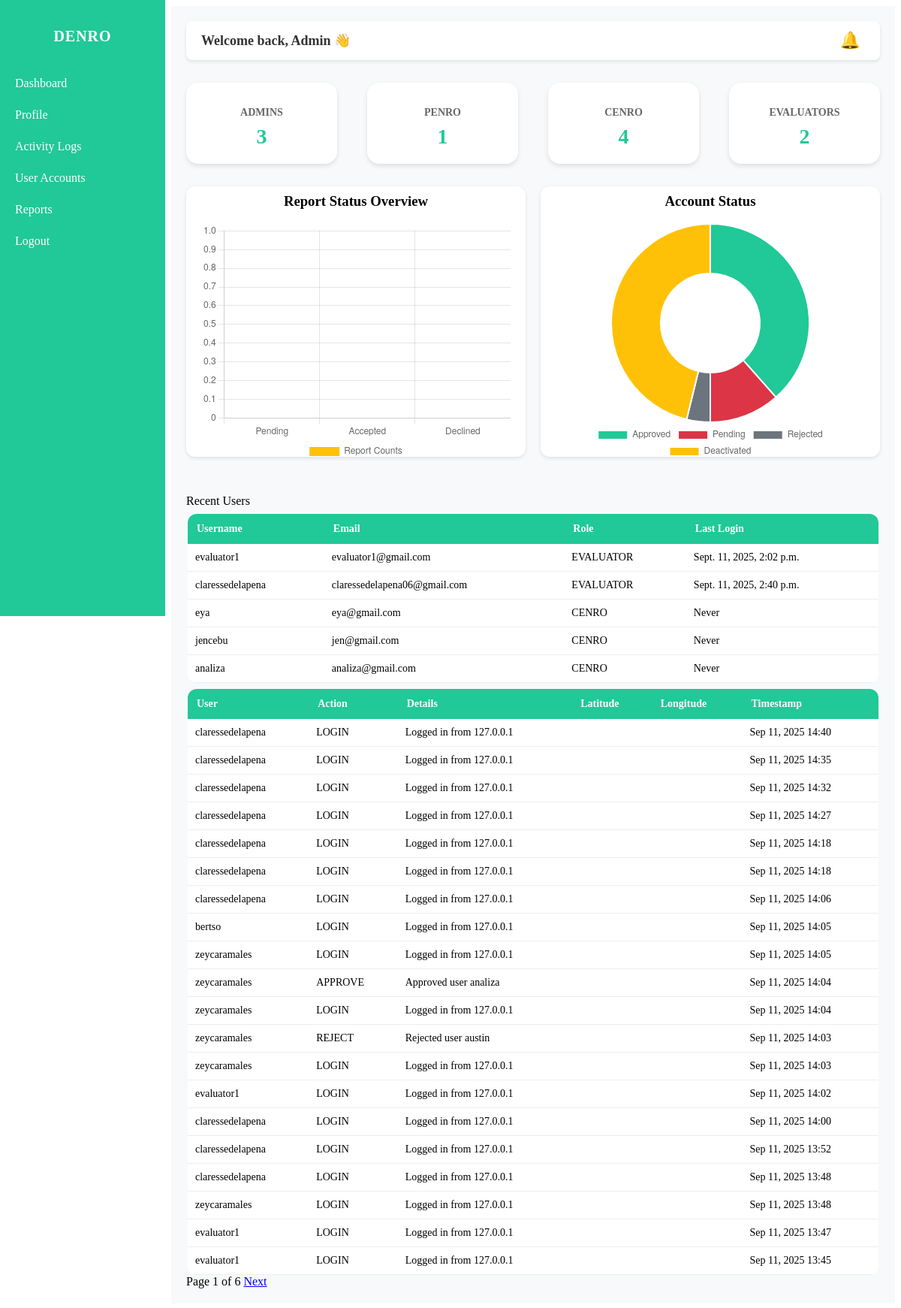
The page /custom-admin/dashboard/ (signed in) on the database as committed earlier.
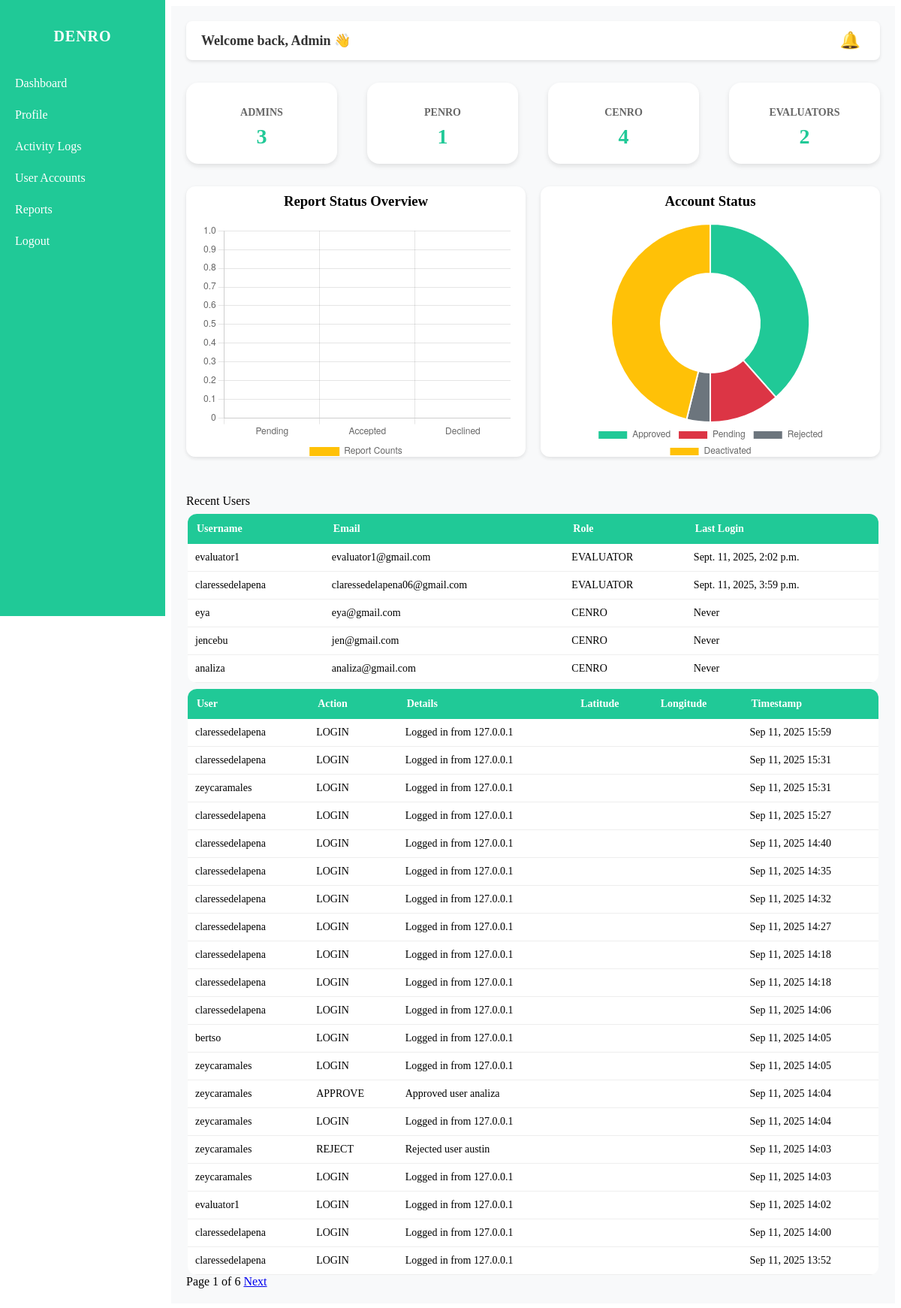
The same page on the database as committed later.
### DENRO/models.py (models this page shows, shortened)
class User(AbstractUser):
    class RoleChoices(models.TextChoices):
        SUPER_ADMIN = "SUPER_ADMIN", "Super Admin"
        ADMIN = "ADMIN", "Admin"
        PENRO = "PENRO", "PENRO"
        CENRO = "CENRO", "CENRO"
        EVALUATOR = "EVALUATOR", "Evaluator"
    email = models.EmailField()
    role = models.CharField(
        max_length=20, choices=RoleChoices.choices, default=RoleChoices.ADMIN
    )
    is_approved = models.BooleanField(default=False)
    is_rejected = models.BooleanField(default=False)
    is_deactivated = models.BooleanField(default=False)
    gender = models.CharField(max_length=10, choices=[('Male', 'Male'), ('Female', 'Female')], blank=True, null=True)
    phone_number = models.CharField(max_length=20, blank=True, null=True)
    region = models.CharField(max_length=100, blank=True, null=True)
    profile_pic = models.CharField(max_length=255, blank=True, null=True)
    id_number = models.CharField(max_length=50, blank=True, null=True, unique=True)

class ActivityLog(models.Model):
    user        = models.ForeignKey(
        settings.AUTH_USER_MODEL,              # ✅ use the string via settings
        on_delete=models.SET_NULL,
        null=True, blank=True,
        related_name="activity_logs",
    )
    action      = models.CharField(max_length=16, choices=ActivityAction.choices)
    details     = models.TextField(blank=True, null=True)
    ip_address  = models.GenericIPAddressField(blank=True, null=True)
    created_at  = models.DateTimeField(auto_now_add=True)
    class Meta:
        ordering = ["-created_at"]
        indexes = [
            models.Index(fields=["-created_at"]),
            models.Index(fields=["action"]),
            models.Index(fields=["user"]),
        ]

### DENRO/views.py (the view)
# urls.py: path("custom-admin/dashboard/", views.admin_dashboard, name="admin_dashboard"),
@login_required
def admin_dashboard(request):
    stats = get_dashboard_stats()
    users = get_recent_users()
    notifications, unread_count = get_unread_notifications(request)
    logs_qs = ActivityLog.objects.all().select_related("user").order_by("-created_at")
    q = request.GET.get("q")
    role = request.GET.get("role")
    action = request.GET.get("action")
    dfrom = request.GET.get("from")
    dto = request.GET.get("to")
    if q:
        logs_qs = logs_qs.filter(
            Q(user__username__icontains=q) | Q(details__icontains=q) | Q(action__icontains=q)
        )
    if role:
        logs_qs = logs_qs.filter(user__role=role)
    if action:
        logs_qs = logs_qs.filter(action=action)
    if dfrom:
        logs_qs = logs_qs.filter(created_at__date__gte=dfrom)
    if dto:
        logs_qs = logs_qs.filter(created_at__date__lte=dto)
    paginator = Paginator(logs_qs, 20)
    page_obj = paginator.get_page(request.GET.get("page") or 1)
    return render(
        request,
        "ADMIN/ADMIN_dashboard.html",
        {
            "stats": stats,
            "users": users,
            "notifications": notifications,
            "unread_count": unread_count,
            "logs": page_obj.object_list,
            "page_obj": page_obj,
        },
    )

### DENRO/context_processors.py (called while the page is built)
def _normalize_role(raw: Any) -> str:
    if raw is None:
        return ""
    text = str(raw).upper()
    return re.sub(r"[^A-Z]", "", text)

### DENRO/views.py (called while the page is built)
def get_recent_users(limit=5):
    return User.objects.order_by("-date_joined")[:limit]

def get_unread_notifications(request):
    notifications = Notification.objects.filter(user=request.user, is_read=False).order_by("-created_at")
    return notifications, notifications.count()

### DENRO/templates/ADMIN/ADMIN_dashboard.html (shortened to what this page needs)
{% load static %}
<!DOCTYPE html>
<html lang="en">
  <head>
    <link rel="stylesheet" href="{% static 'styles/dashboard.css' %}" />
    <link rel="stylesheet" href="{% static 'styles/sidebar.css' %}" />
  </head>
  <body>
    {% include 'includes/adminsidebar.html' %}
    <div class="content">
      <div class="top-bar">
        <h2>Welcome back, Admin 👋</h2>
        <div class="notification">
          <button id="notifBtn" class="bell-btn">
            🔔
          </button>
        </div>
      </div>
      <div class="cards">
        <div class="card">
          <h2>ADMINS</h2>
          <p>{{ stats.admins|default:0 }}</p>
        </div>
        <div class="card">
          <h2>PENRO</h2>
          <p>{{ stats.penros|default:0 }}</p>
        </div>
        <div class="card">
          <h2>CENRO</h2>
          <p>{{ stats.cenros|default:0 }}</p>
        </div>
        <div class="card">
          <h2>EVALUATORS</h2>
          <p>{{ stats.evaluators|default:0 }}</p>
        </div>
      </div>
      <div class="charts-row">
        <div class="chart-container">
          <h3>Report Status Overview</h3>
          <canvas id="reportStatusChart" data-pending="{{ stats.pending_reports|default:0 }}" data-accepted="{{ stats.accepted_reports|default:0 }}" data-declined="{{ stats.declined_reports|default:0 }}"></canvas>
        </div>
        <div class="chart-container">
          <h3>Account Status</h3>
          <canvas id="accountStatusChart" data-approved="{{ stats.approved_users|default:0 }}" data-pending="{{ stats.pending_users|default:0 }}" data-rejected="{{ stats.rejected_users|default:0 }}" data-deactivated="{{ stats.deactivated_users|default:0 }}"></canvas>
        </div>
      </div>
      <div class="section-title">Recent Users</div>
      <div class="table-wrap">
        <table>
          <tr>
            <th>Username</th>
            <th>Email</th>
            <th>Role</th>
            <th>Last Login</th>
          </tr>
          {% for user in users %}
          <tr>
            <td>{{ user.username }}</td>
            <td>{{ user.email }}</td>
            <td>{{ user.role }}</td>
            <td>{{ user.last_login|default:"Never" }}</td>
          </tr>
          {% empty %}
          <tr>
            <td colspan="4">No users found</td>
          </tr>
          {% endfor %}
        </table>
      </div>
      <div class="table-wrap">
        <table>
          <thead>
            <tr>
              <th>User</th>
              <th>Action</th>
              <th>Details</th>
              <th>Latitude</th>
              <th>Longitude</th>
              <th>Timestamp</th>
            </tr>
          </thead>
          <tbody>
            {% for log in logs %}
            <tr>
              <td>{{ log.user.username }}</td>
              <td>{{ log.action }}</td>
              <td>{{ log.details }}</td>
              <td>{{ log.latitude }}</td>
              <td>{{ log.longitude }}</td>
              <td>{{ log.created_at|date:"M d, Y H:i" }}</td>
            </tr>
            {% empty %}
            <tr>
              <td colspan="6">No logs found</td>
            </tr>
            {% endfor %}
          </tbody>
        </table>
      </div>
      <div class="pagination">
        <span>Page {{ page_obj.number }} of {{ page_obj.paginator.num_pages }}</span>
        {% if page_obj.has_next %}
          <a href="?page={{ page_obj.next_page_number }}{% for key,value in request.GET.items %}{% if key != 'page' %}&{{ key }}={{ value }}{% endif %}{% endfor %}">Next</a>
        {% endif %}
      </div>
    </div>
  </body>
</html>

Rows that differ between the two databases and show on the page:
no longer on this page (row unchanged): ActivityLog: user.username "claressedelapena", action "LOGIN", details "Logged in from 127.0.0.1", created_at "Sep 11, 2025 13:48"
no longer on this page (row unchanged): ActivityLog: user.username "zeycaramales", action "LOGIN", details "Logged in from 127.0.0.1", created_at "Sep 11, 2025 13:48"
no longer on this page (row unchanged): ActivityLog: user.username "evaluator1", action "LOGIN", details "Logged in from 127.0.0.1", created_at "Sep 11, 2025 13:47"
no longer on this page (row unchanged): ActivityLog: user.username "evaluator1", action "LOGIN", details "Logged in from 127.0.0.1", created_at "Sep 11, 2025 13:45"
changed User "claressedelapena": last_login "Sept. 11, 2025, 2:40 p.m." → "Sept. 11, 2025, 3:59 p.m."
added ActivityLog: user.username "claressedelapena", action "LOGIN", details "Logged in from 127.0.0.1", created_at "Sep 11, 2025 15:59"
added ActivityLog: user.username "claressedelapena", action "LOGIN", details "Logged in from 127.0.0.1", created_at "Sep 11, 2025 15:31"
added ActivityLog: user.username "zeycaramales", action "LOGIN", details "Logged in from 127.0.0.1", created_at "Sep 11, 2025 15:31"
added ActivityLog: user.username "claressedelapena", action "LOGIN", details "Logged in from 127.0.0.1", created_at "Sep 11, 2025 15:27"
